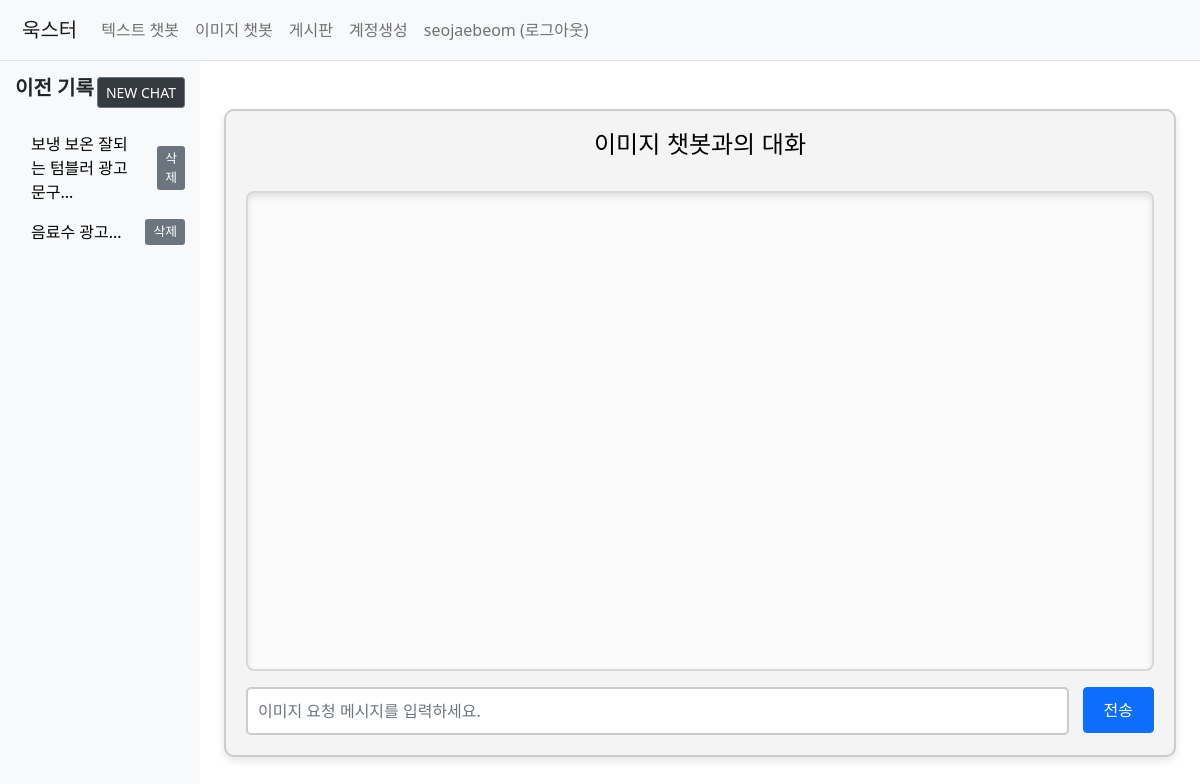
/imagebot/image (signed in), run on the app's committed database.
### my_flask_app/models.py (models this page shows, shortened)
class User(db.Model, UserMixin):
    id = db.Column(db.Integer, primary_key=True)
    user_id = db.Column(db.String(150), unique=True, nullable=False)
    password = db.Column(db.String(200), nullable=False)
    email = db.Column(db.String(120), unique=True, nullable=False)

class ChatHistory(db.Model):
    __tablename__ = 'chat_history'
    id = db.Column(db.Integer, primary_key=True, autoincrement=True)
    user_id = db.Column(db.Integer, db.ForeignKey('user.id'), nullable=False)
    user_question = db.Column(db.Text, nullable=True)
    maked_text = db.Column(db.Text, nullable=False)
    maked_image_url = db.Column(db.Text, nullable=True)
    created_at = db.Column(db.DateTime, default=datetime.utcnow, nullable=False)
    type = db.Column(db.String(20), nullable=False)

### my_flask_app/views/image_chatbot.py (the view)
@bp.route('/image', methods=['GET'])
def image_chat_page():
    try:
        if current_user.is_authenticated:
            chat_histories = ChatHistory.query.filter_by(user_id=current_user.id).order_by(ChatHistory.created_at.desc()).all()
        else:
            chat_histories = []  # 비로그인 사용자는 빈 리스트 반환
        return render_template('chatbot/image_chatbot.html', chat_histories=chat_histories)
    except Exception as e:
        print("Error fetching chat histories:", str(e))
        return render_template('chatbot/image_chatbot.html', chat_histories=[])

### my_flask_app/templates/chatbot/image_chatbot.html (shortened to what this page needs)
{% extends "history_sidebar.html" %}
{% block main_content %}
<div class="container mt-5 image-chatbot-container" style="min-height: 80vh;">
    <div class="d-flex justify-content-between align-items-center mb-3">
        <h2 class="text-center w-100">이미지 챗봇과의 대화</h2>
    </div>
    <div class="chat-container" id="chatContainer" style="height: 60vh; overflow-y: auto;">
    </div>
    <div class="input-group mt-3">
        <input type="text" class="form-control" id="userInput" placeholder="이미지 요청 메시지를 입력하세요.">
        <div class="input-group-append">
            <button class="btn btn-primary" id="sendButton">전송</button>
        </div>
    </div>
</div>
{% endblock %}

### my_flask_app/templates/history_sidebar.html (shortened to what this page needs)
{% extends "base.html" %}
{% block content %}
<div class="container-fluid">
    <div class="row">
        <nav id="sidebar" class="col-md-3 col-lg-2 d-md-block bg-light sidebar" style="height: 100vh; overflow-y: auto;">
            <div class="sidebar-sticky">
                <div class="d-flex justify-content-between align-items-center mb-3">
                    <h5 class="sidebar-heading">이전 기록</h5>
                    <button class="btn btn-secondary btn-sm" id="newChatButton">NEW CHAT</button>
                </div>
                <ul class="nav flex-column" id="chatHistoryList">
                    {% if chat_histories %}
                        {% for history in chat_histories %}
                            <li class="nav-item d-flex justify-content-between align-items-center">
                                <a href="#" class="nav-link chat-history-link" data-id="{{ history.id }}" onclick="loadChatHistory(this.dataset.id)">
                                    {{ history.user_question[:20] }}...
                                </a>
                                <button class="btn btn-danger btn-sm delete-button" data-id="{{ history.id }}" onclick="deleteChatHistory(this.dataset.id)">삭제</button>
                            </li>
                        {% endfor %}
                    {% else %}
                        <li class="nav-item">
                            <span>로그인 후 채팅 기록을 볼 수 있습니다.</span>
                        </li>
                    {% endif %}
                </ul>
            </div>
        </nav>
        <main class="col-md-9 ml-sm-auto col-lg-10 px-md-4">
            {% block main_content %}{% endblock %}
        </main>
    </div>
</div>
{% endblock %}

### my_flask_app/templates/base.html (shortened to what this page needs)
<!DOCTYPE html>
<html lang="ko">
  <head>
    <link
      rel="stylesheet"
      href="{{ url_for('static', filename='bootstrap.min.css') }}"
    />
    <link
      rel="stylesheet"
      href="{{ url_for('static', filename='style.css') }}"
    />
  </head>
  <body>
    <nav class="navbar navbar-expand-lg navbar-light bg-light border-bottom">
      <div class="container-fluid">
        <a class="navbar-brand" href="{{ url_for('main.index') }}">욱스터</a>
        <div class="collapse navbar-collapse" id="navbarSupportedContent">
          <ul class="navbar-nav me-auto mb-2 mb-lg-0">
            <li class="nav-item">
              <a class="nav-link" href="{{ url_for('chat.chat') }}"
                >텍스트 챗봇</a
              >
            </li>
            <li class="nav-item">
              <a class="nav-link" href="{{ url_for('image.image') }}"
                >이미지 챗봇</a
              >
            </li>
            <li class="nav-item">
              <a class="nav-link" href="{{ url_for('question._list') }}"
                >게시판</a
              >
            </li>
            <li class="nav-item">
              <a class="nav-link" href="{{ url_for('auth.signup') }}"
                >계정생성</a
              >
            </li>
            <li class="nav-item">
              {% if current_user.is_authenticated %}
              <a class="nav-link" href="{{ url_for('auth.logout') }}"
                >{{ current_user.user_id }} (로그아웃)</a
              >
              {% else %}
              <a class="nav-link" href="{{ url_for('auth.login') }}">로그인</a>
              {% endif %}
            </li>
          </ul>
        </div>
      </div>
    </nav>
    {% block content %} {% endblock %}
  </body>
</html>

### my_flask_app/static/style.css (style rules this page uses)
.chat-container { border: 2px solid #dbd8d8; padding: 10px; height: 400px; overflow-y: scroll; background-color: #bacee0; display: flex; flex-direction: column; }
#userInput { border-radius: 5px; border: 2px solid #ccc; padding: 10px; width: calc(100% - 100px); }
#sendButton { margin-left: 15px; padding: 10px 20px; }
.image-chatbot-container { background-color: #f4f4f4; border: 2px solid #ccc; border-radius: 10px; padding: 20px; width: 100%; margin: 0 auto; box-shadow: 0px 4px 8px rgba(0, 0, 0, 0.1); }
.image-chatbot-container .chat-container { background-color: #fbfbfb; padding: 15px; border-radius: 8px; overflow-y: auto; height: 500px; display: flex; flex-direction: column; box-shadow: inset 0px 4px 6px rgba(0, 0, 0, 0.1); }
.image-chatbot-container h2 { color: #000000; text-align: center; font-family: 'Arial', sans-serif; font-size: 1.5rem; margin-bottom: 15px; }
#sidebar { background-color: #f8f9fa; padding: 15px; height: 100vh; }
.sidebar-heading { font-weight: bold; }
.chat-history-link { color: #000 !important; text-decoration: none !important; }
#newChatButton { background-color: #343a40; color: #ffffff; }
.delete-button { background-color: #6c757d; color: #ffffff; border: none; font-size: 0.8rem; padding: 0.2rem 0.5rem; }

### my_flask_app/templates/base.html (style rules this page uses)
body, html { margin: 0; padding: 0; height: 100%; width: 100%; display: flex; flex-direction: column; align-items: center; }
.navbar { width: 100%; display: flex; justify-content: flex-end; padding: 10px; background-color: #f0f0f0; }

### data on the page
User: user_id "seojaebeom"
ChatHistory: user_question "보냉 보온 잘되는 텀블러 광고문구"
ChatHistory: user_question "음료수 광고"
